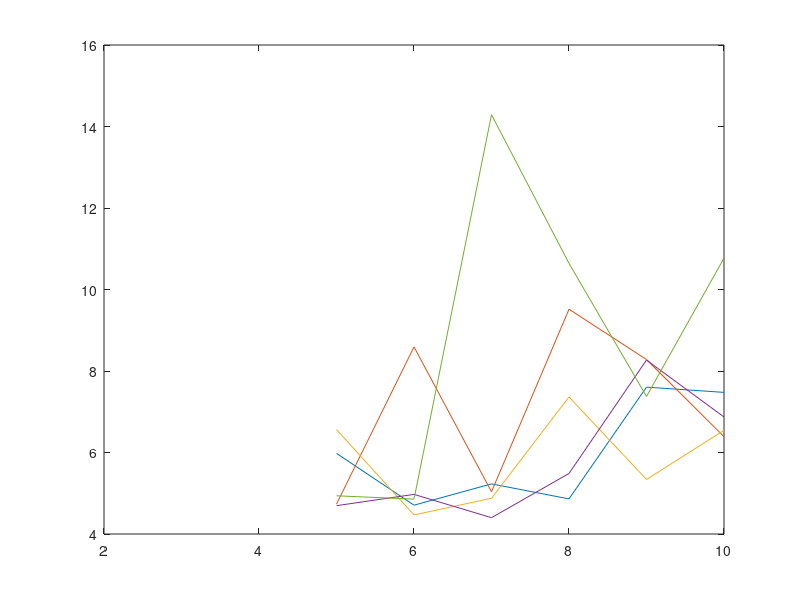

This chart was generated by the following MATLAB code:
%% Show the outcomes for BOW and Clusters

% load('OutcomeExp1Clus.mat')
% for HN=1:5
%     
%     plot(10:5:100,DataClus{HN}.perCLUSm)
%     hold on
% end

%% Show for clusters 2

load('OutcomeExp2Clus')
figure(1)
for HN=1:5
    plot(2:10,DataClus2{HN}.perClusM)
    hold on
end